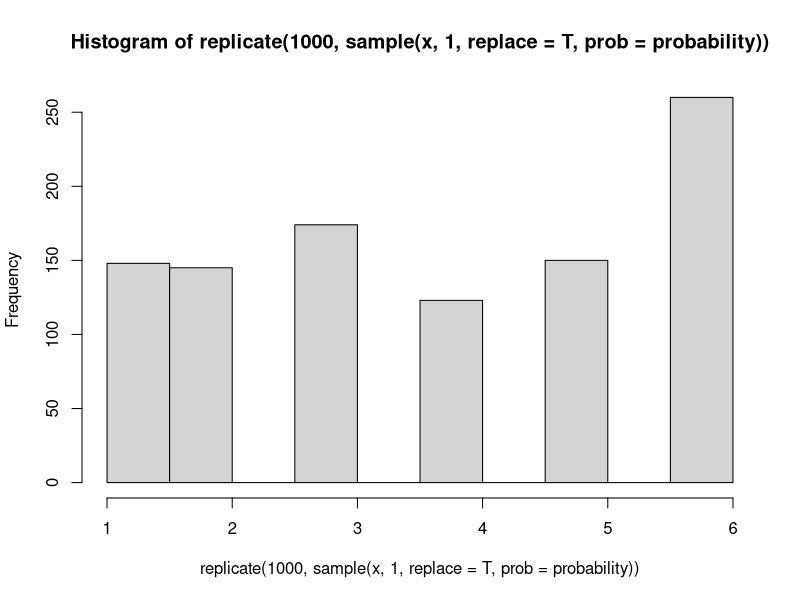

This chart was generated by the following R code:

rbinom(10,10,.5) # 10 is the number of observations while '1' is the number of trials. So, if this were 10 as well, there would a sum of 'successes' that were less than 10
dbinom(3,10,.5)  # this determines the density,  aka probability of exact outcome, so x= 3 heads out of 10, is not the cumulative 0-3 but exactly 3 for example. for cumulative, use pbinom, or sum dbinom:
sum(dbinom(3,10,.5),dbinom(2,10,.5),dbinom(1,10,.5),dbinom(0,10,.5))
pbinom(3,10,.5)




#coin_flip() does the flipping, two styles, by thumb is standard

coin_flip<-function(type = .5, bias = .1){
  rbinom(1,1,type+bias)
}
mean(replicate(100,coin_flip()))

#coin will be either unbiased or biased.  

Bag_of_coins<- c(rep(.5,9),.6) #lists 9 fair coins, one biased coin at .6
sample<-sample(Bag_of_coins,5,replace = F) #picks 5 coins randomly from bag
coin_flip(type=sample,bias=0)


#expected value
x<-c(1,2,3,4,5,6) # single dice
probability<-(c(rep(1/7,5),.2857143)) #probabilty that the dice is loaded for 6
  hist(replicate(1000,sample(x,1,replace = T,prob=probability)))
  

  x<-c(0,1) # single coin, 0=Tails
  probability<-c(.5,.5) #probabilty that the coin is fair = .5
  mean(replicate(1000,sample(x,1,replace = T,prob=probability)))
  
